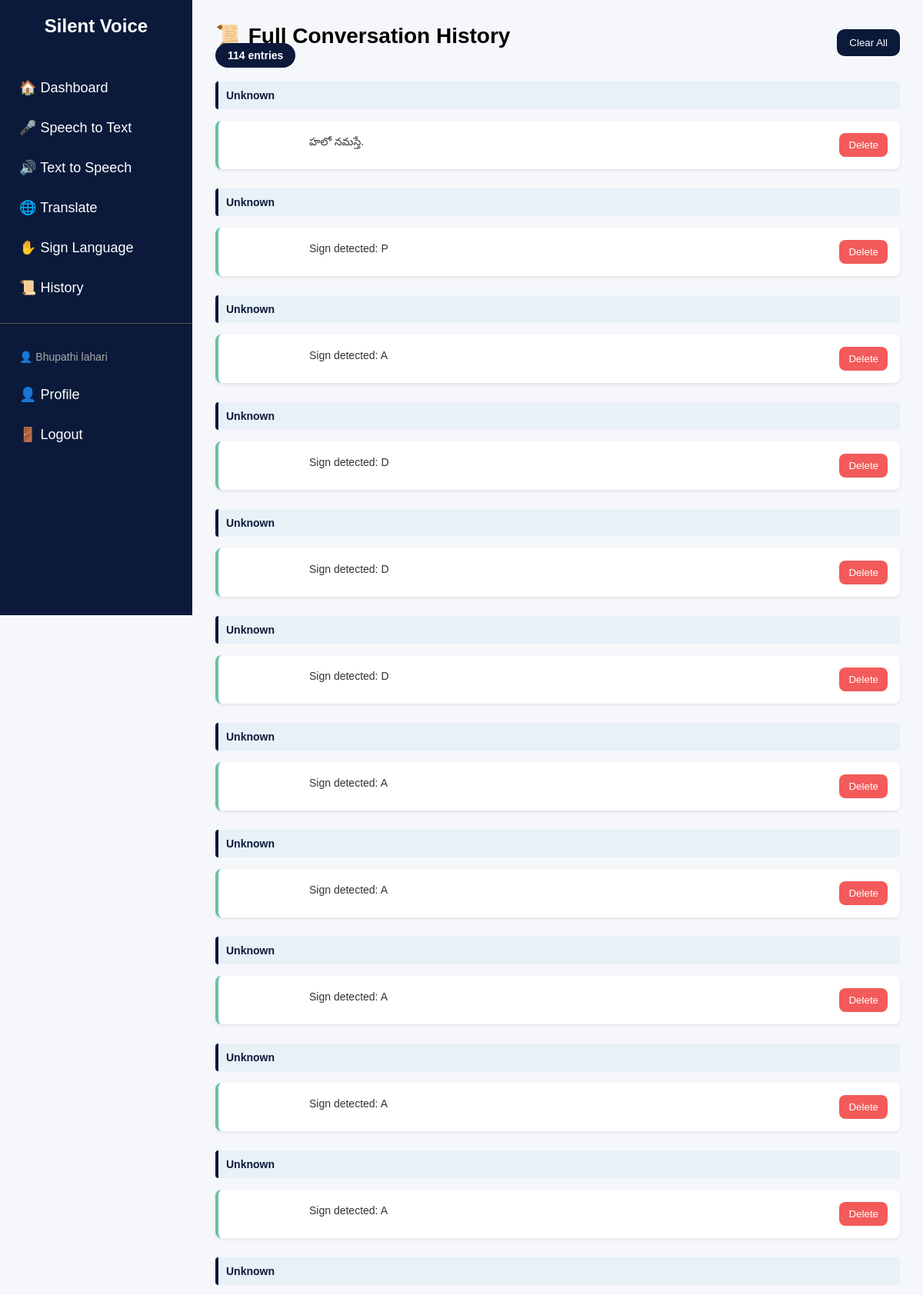
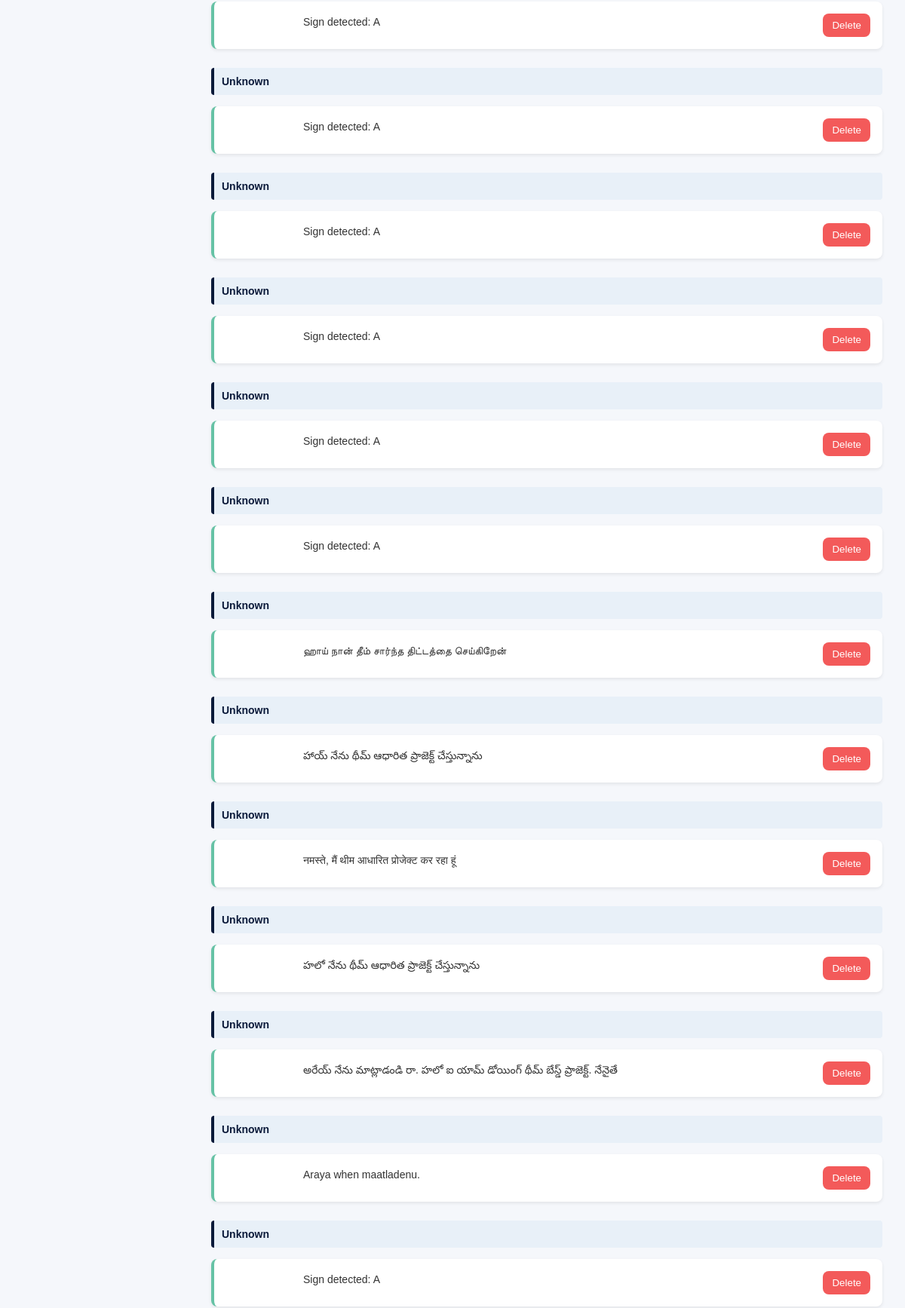
Page /history-page (signed in, upper part) on the committed database (2 pictures, top to bottom).
### tables this page shows
CREATE TABLE history (
    id INTEGER PRIMARY KEY AUTOINCREMENT,
    text TEXT
, username TEXT, created_at TIMESTAMP);

### app.py (the view)
@app.route("/history-page")
@login_required
def history_page():
    username = session['username']
    conn = get_db()
    cursor = conn.cursor()
    cursor.execute(
        "SELECT id, username, text, created_at FROM history WHERE username = ? ORDER BY id DESC", (username,)
    )
    history = cursor.fetchall()
    conn.close()
    return render_template(
        "history.html",
        history=history
    )

### app.py (called while the page is built)
def get_db():
    return sqlite3.connect("data.db")

def login_required(view):
    @wraps(view)
    def wrapped_view(**kwargs):
        if 'username' not in session:
            if request.method == 'POST' or request.is_json:
                return jsonify({"error": "Authentication required."}), 401
            return redirect(url_for('login'))
        return view(**kwargs)
    return wrapped_view

@app.context_processor
def inject_user():
    return dict(username=session.get('username'))

### templates/history.html (shortened to what this page needs)
{% extends "base.html" %}
{% block content %}
<div class="history-timeline">
    <div class="history-header">
        <div>
            <h1>📜 Full Conversation History</h1>
            <span class="history-count">{{ history|length }} entries</span>
        </div>
        <button onclick="clearAllHistory()" style="background:#0b1a3a;color:white;border:none;padding:10px 16px;border-radius:10px;cursor:pointer;">Clear All</button>
    </div>
    {% if history %}
        {% set current_date = None %}
        {% for entry in history %}
            {% set entry_date = entry[3].split(' ')[0] if entry[3] else 'Unknown' %}
            {% if entry_date != current_date %}
                {% set current_date = entry_date %}
                <div class="timeline-date">{{ current_date }}</div>
            {% endif %}
            <div class="conversation-item" data-entry-id="{{ entry[0] }}">
                <div class="conversation-content">{{ entry[2] }}</div>
                <div class="entry-actions">
                    <button class="btn-delete-entry" data-id="{{ entry[0] }}" type="button">Delete</button>
                </div>
            </div>
        {% endfor %}
    {% else %}
        <div class="empty-state">
            <div class="empty-state-icon">🕒</div>
            <div>No history found yet.</div>
            <div>Perform a gesture or text action to start saving conversation history.</div>
        </div>
    {% endif %}
</div>
{% endblock %}

### templates/base.html (style rules this page uses)
* { margin:0; padding:0; box-sizing:border-box; font-family: Arial; }
body { display:flex; background:#f5f7fb; }
button { background:#2563eb; color:white; border:none; padding:10px 20px; border-radius:8px; cursor:pointer; }

### templates/history.html (style rules this page uses)
.history-timeline { max-width: 900px; margin: 0 auto; }
.timeline-date { font-size: 14px; font-weight: bold; color: #0b1a3a; margin-top: 25px; margin-bottom: 15px; padding: 10px; background: #e8f0f8; border-left: 4px solid #0b1a3a; border-radius: 4px; }
.conversation-item { display: flex; justify-content: space-between; gap: 12px; align-items: flex-start; margin-bottom: 15px; padding: 16px; background: white; border-radius: 8px; border-left: 4px solid #66c2a5; box-shadow: 0 2px 4px rgba(0, 0, 0, 0.08); transition: transform 0.2s ease, box-shadow 0.2s ease; }
.conversation-content { flex: 1; color: #323232; word-wrap: break-word; font-size: 14px; line-height: 1.6; }
.entry-actions { display: flex; align-items: center; gap: 8px; }
.btn-delete-entry { background: #f35a5a; color: white; border: none; padding: 8px 12px; border-radius: 8px; cursor: pointer; transition: background 0.2s ease; }
.history-header { display: flex; align-items: center; justify-content: space-between; gap: 10px; margin-bottom: 25px; flex-wrap: wrap; }
.history-header h1 { margin: 0; font-size: 28px; }
.history-count { background: #0b1a3a; color: white; padding: 8px 16px; border-radius: 999px; font-size: 14px; font-weight: bold; }

### rows in the picture
history: current_date "Unknown", text "హలో నమస్తే."
history: current_date "Unknown", text "Sign detected: P"
history: current_date "Unknown", text "Sign detected: A"
history: current_date "Unknown", text "Sign detected: D"
history: current_date "Unknown", text "Sign detected: D"
history: current_date "Unknown", text "Sign detected: D"
history: current_date "Unknown", text "Sign detected: A"
history: current_date "Unknown", text "Sign detected: A"
history: current_date "Unknown", text "Sign detected: A"
history: current_date "Unknown", text "Sign detected: A"
history: current_date "Unknown", text "Sign detected: A"
history: current_date "Unknown", text "Sign detected: A"
history: current_date "Unknown", text "Sign detected: A"
history: current_date "Unknown", text "Sign detected: A"
history: current_date "Unknown", text "Sign detected: A"
history: current_date "Unknown", text "Sign detected: A"
history: current_date "Unknown", text "Sign detected: A"
history: current_date "Unknown", text "ஹாய் நான் தீம் சார்ந்த திட்டத்தை செய்கிறேன்"
history: current_date "Unknown", text "హాయ్ నేను థీమ్ ఆధారిత ప్రాజెక్ట్ చేస్తున్నాను"
history: current_date "Unknown", text "नमस्ते, मैं थीम आधारित प्रोजेक्ट कर रहा हूं"
history: current_date "Unknown", text "హలో నేను థీమ్ ఆధారిత ప్రాజెక్ట్ చేస్తున్నాను"
history: current_date "Unknown", text "అరేయ్ నేను మాట్లాడండి రా. హలో ఐ యామ్ డోయింగ్ థీమ్ బేస్డ్ ప్రాజెక్ట్. నేనైతే"
history: current_date "Unknown", text "Araya when maatladenu."
history: current_date "Unknown", text "Sign detected: A"

### other values in the picture
{{ username }} "Bhupathi lahari"
{{ history|length }} "114"
